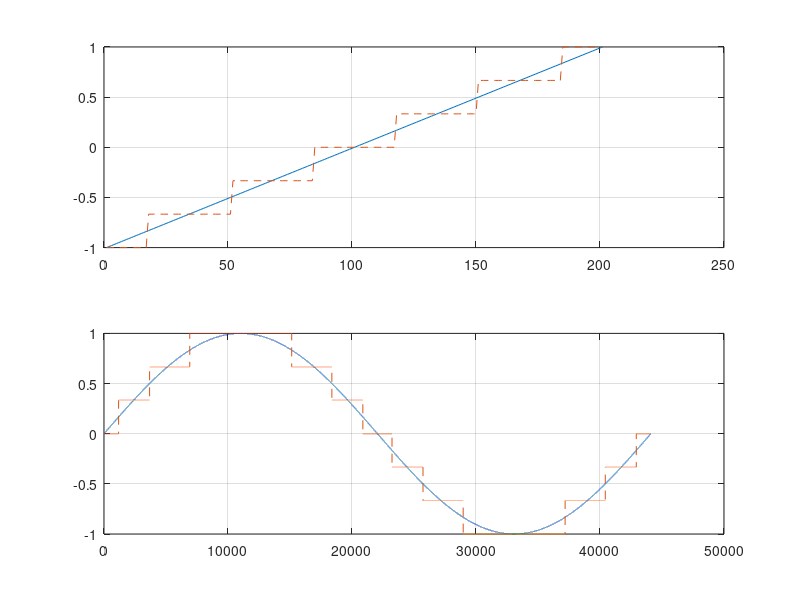

MATLAB code for this plot:
fs = 44100;
ts = 1/fs;
duration = 1;
t = 0:1/fs:duration-ts;
f = 1;
x = -1:0.01:1;
NumberOfSteps = 3; 
% This is the number of steps we want to create in our signal 
% IE: the resolution. 
% This will create a straight line. 
% We will use this to demonstrate our transfer function. 
subplot(211), plot(x); grid on; hold on;
y = x*NumberOfSteps;
% y is the x value, scaled by the number of steps.
y = round(y);
% y is then rounded to the steps.
y = y*(1/NumberOfSteps); 
% we then divide by 1 to normalise the signal. 
plot(y, '--'); 
% plot our new signal with a dashed line.
z = sin(2*pi*f*t);
subplot(212), plot(z); grid on; hold on;
y2 = z*NumberOfSteps; 
y2 = round(y2); 
y2 = y2*(1/NumberOfSteps); 
plot(y2, '--');